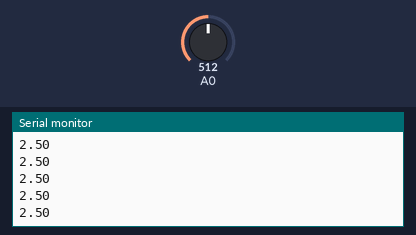
A sketch run on a simulated Arduino Uno, built with avr-gcc and run on an emulated ATmega328P. Shown: the last lines printed to the serial monitor. The inputs (shaded band) are chosen by the test bench; at power-on: A0 = 512.

Above: at 1.2 s.
1.3 s: A0 set to 716
At 2.1 s:
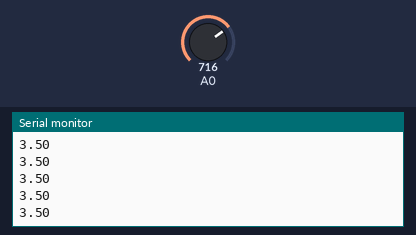
2.8 s: A0 set to 900
At 3.3 s:
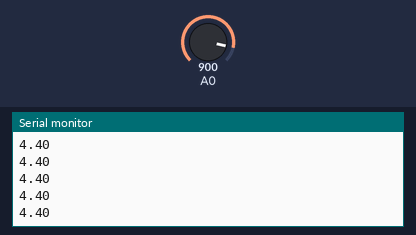
Timing chart, 0 to 5.8 s (numbered marks = the images above; inputs shaded):
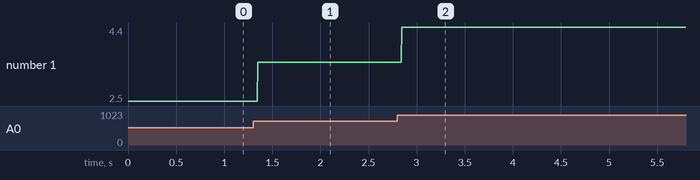

The sketch:

Arduino_Communication.ino
```cpp
void setup() {
  // put your setup code here, to run once:
  analogReference(EXTERNAL);
  Serial.begin(14400);
}

float REF = 5;
int resolution = 10;
void loop() {
  // put your main code here, to run repeatedly:
  Serial.println(analogRead(A0)*(REF/(pow(2,resolution)-1)),2);
  delay(1);
}
```

Measured:
- after the input at 1.3 s, the serial monitor: prints a new line after 0.05 s (image 1)
- after the input at 2.8 s, the serial monitor: prints a new line at once (image 2)
- plotted number 1: 2.5 → 3.5 after the input at 1.3 s, 3.5 → 4.4 after the input at 2.8 s
